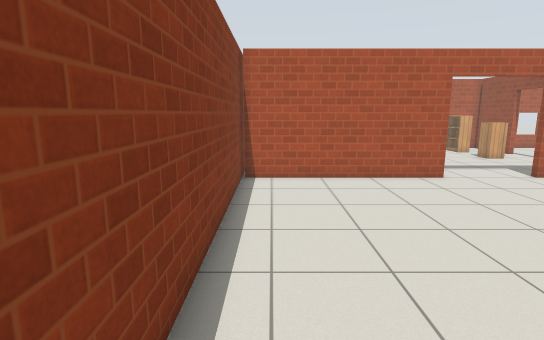
View 1 (above)

19 first-person views from a walk through a robot-simulator world made for Gazebo. The camera is 1.3 m above the floor, tilts 10° down and sees 80° across. The floor is counted in squares, 0.5 m on a side. Each view is taken from the middle of a square. On the plan, view 1 faces up. The plan holds only what a view shows up to about 20 squares ahead; the rest is blank. Gazebo's built-in surfaces are drawn with simple patterns.

View 2
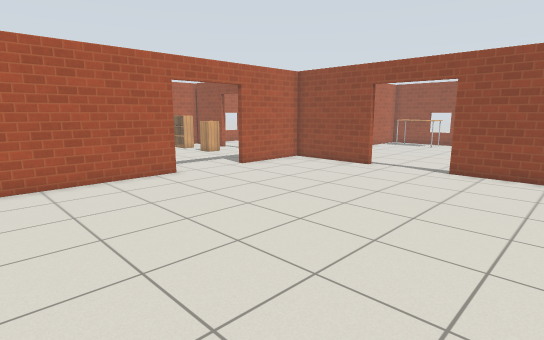

View 3
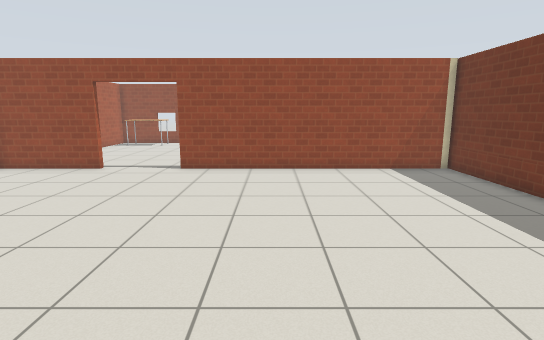

View 4
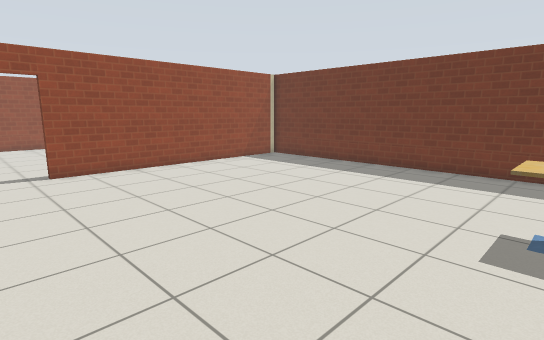

View 5
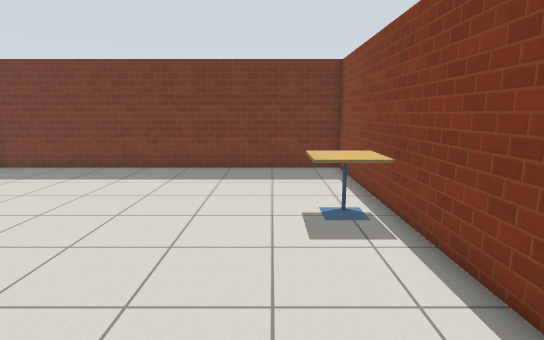

View 6
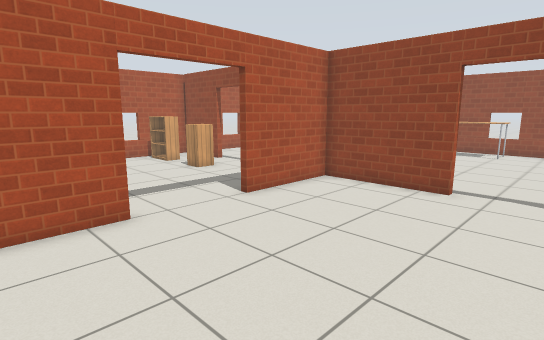

View 7
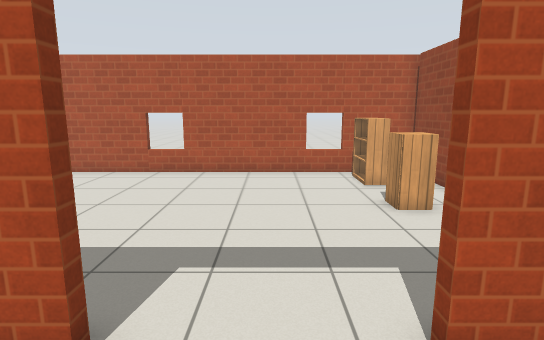

View 8
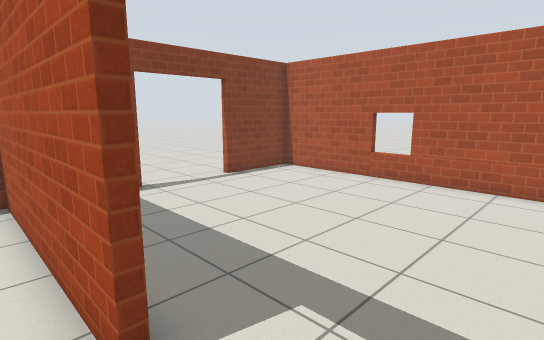

View 9
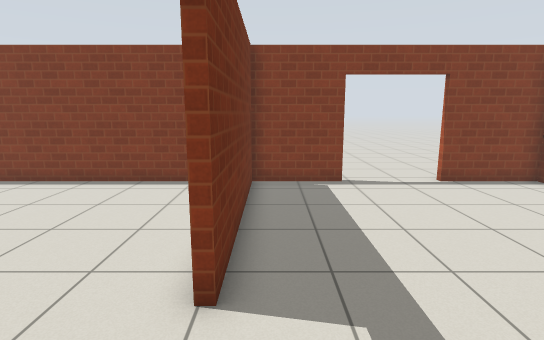

View 10
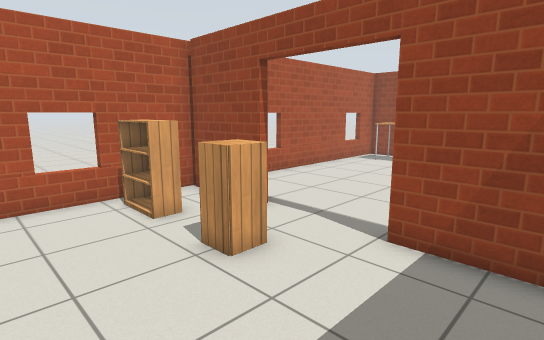

View 11
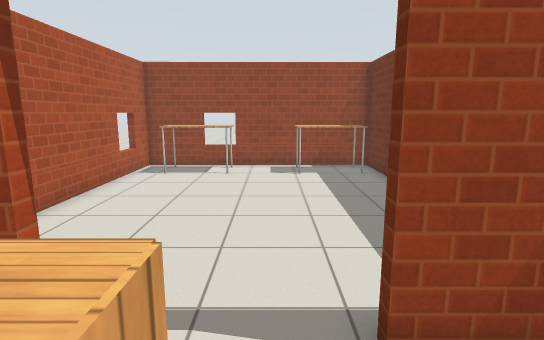

View 12
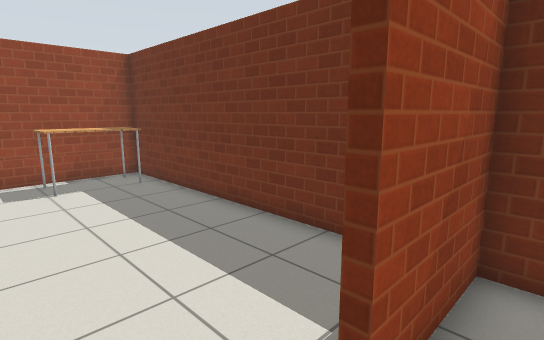

View 13
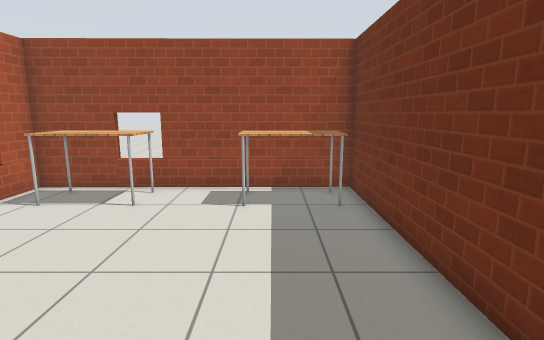

View 14
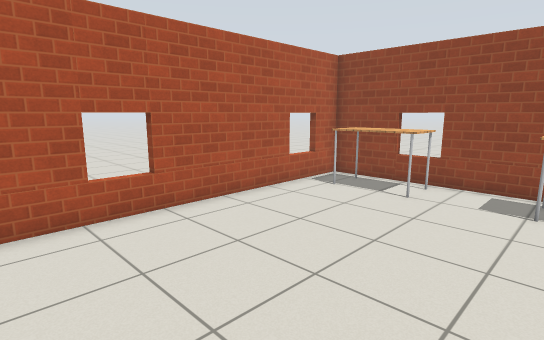

View 15
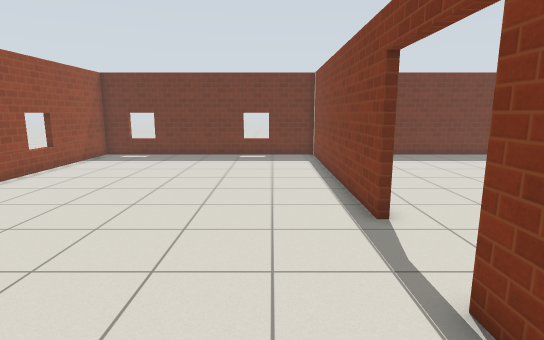

View 16
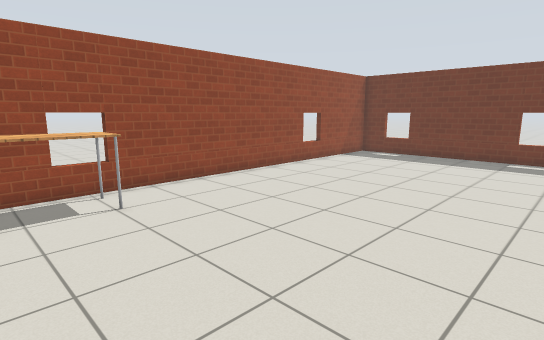

View 17
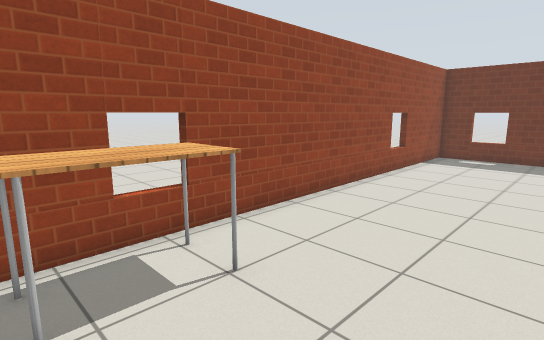

View 18
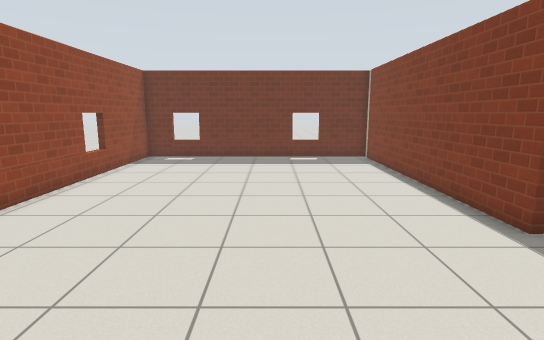

View 19
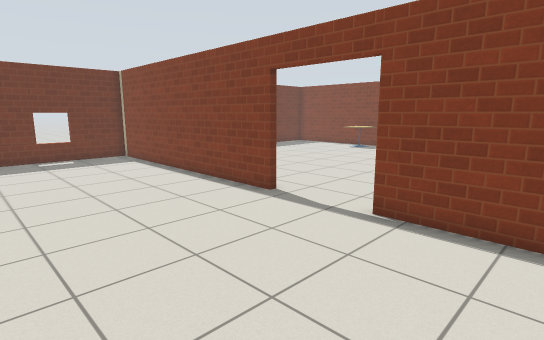

### Floor plan
Ten units are one square. View 1 is at (0, 0); x grows to the right and y downward. Boxes are objects, and circles mark ways between rooms. Rooms are numbered by the first view taken in them; rooms with no view inside come last. Other rooms are left out.
<svg viewBox="-17 -247 306 336">
<path fill="none" stroke="#000" d="M151 -81 151 -129 107 -129M70 -129 -11 -129M-12 -131 -12 84 150 84M151 84 151 -43M151 -206 151 -240M-12 -168 -12 -131M142 -132 151 -132 151 -168M150 -242 -12 -242 -12 -206M-11 -132 70 -132M175 -132 283 -132 282 -242 150 -242M154 -43 154 84M154 -116 154 -81M150 84 284 84 283 -117"/>
<rect x="-5" y="5" width="20" height="20" fill="#bbb"><title>cafe table</title></rect>
<rect x="125" y="-195" width="10" height="10" fill="#bbb"><title>cabinet</title></rect>
<rect x="125" y="-235" width="10" height="20" fill="#bbb"><title>bookshelf</title></rect>
<rect x="255" y="-175" width="20" height="40" fill="#bbb"><title>table</title></rect>
<rect x="255" y="-235" width="20" height="40" fill="#bbb"><title>table</title></rect>
<rect x="255" y="-115" width="20" height="30" fill="#bbb"><title>table</title></rect>
<circle cx="85" cy="-130" r="3" fill="#2a7"/>
<circle cx="150" cy="-65" r="3" fill="#2a7"/>
<circle cx="150" cy="-185" r="3" fill="#2a7"/>
<text x="70" y="-30">1</text>
<text x="70" y="-190">2</text>
<text x="210" y="-190">3</text>
<text x="220" y="-30">4</text>
</svg>
Room 1 opens to room 2. Room 1 opens to room 4. Room 2 opens to room 3.

Where each view was taken, in squares from view 1:
view 1: 0 up, 0 right, facing up
view 2: 0 up, 0 right, facing up-right
view 3: 0 up, 0 right, facing right
view 4: 7 up, 0 right, facing down-right
view 5: 7 up, 2 right, facing down
view 6: 5 up, 4 right, facing up-right
view 7: 10 up, 9 right, facing up
view 8: 12 up, 10 right, facing up-left
view 9: 14 up, 11 right, facing left
view 10: 14 up, 9 right, facing up-right
view 11: 18 up, 12 right, facing right
view 12: 19 up, 14 right, facing down-right
view 13: 16 up, 17 right, facing right
view 14: 16 up, 16 right, facing up-right
view 15: 12 up, 18 right, facing down
view 16: 12 up, 17 right, facing down-right
view 17: 12 up, 22 right, facing down-right
view 18: 11 up, 21 right, facing down
view 19: 12 up, 23 right, facing down-left
